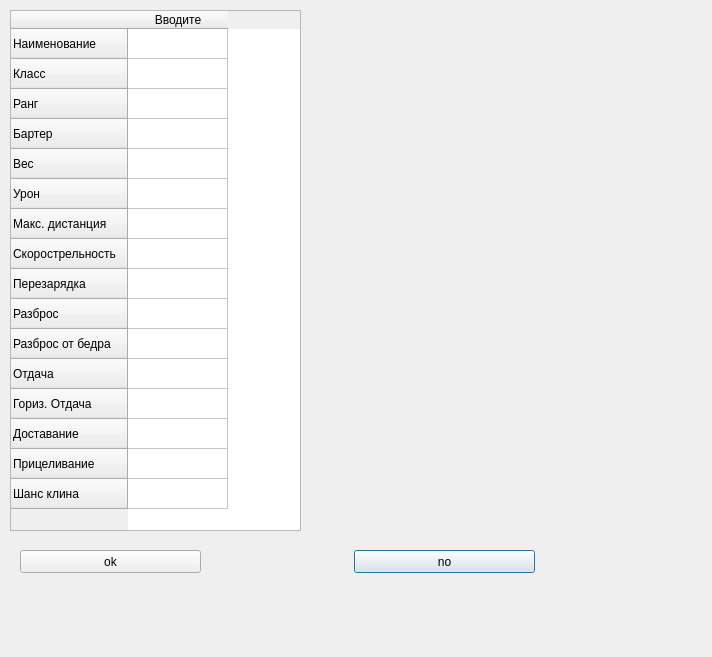
<?xml version="1.0" encoding="UTF-8"?>
<ui version="4.0">
 <class>Dialog</class>
 <widget class="QDialog" name="Dialog">
  <property name="geometry">
   <rect>
    <x>0</x>
    <y>0</y>
    <width>712</width>
    <height>657</height>
   </rect>
  </property>
  <property name="windowTitle">
   <string>Dialog</string>
  </property>
  <widget class="QTableWidget" name="tableWidget">
   <property name="geometry">
    <rect>
     <x>10</x>
     <y>10</y>
     <width>291</width>
     <height>521</height>
    </rect>
   </property>
   <row>
    <property name="text">
     <string>Наименование</string>
    </property>
   </row>
   <row>
    <property name="text">
     <string>Класс</string>
    </property>
   </row>
   <row>
    <property name="text">
     <string>Ранг</string>
    </property>
   </row>
   <row>
    <property name="text">
     <string>Бартер</string>
    </property>
   </row>
   <row>
    <property name="text">
     <string>Вес</string>
    </property>
   </row>
   <row>
    <property name="text">
     <string>Урон</string>
    </property>
   </row>
   <row>
    <property name="text">
     <string>Макс. дистанция</string>
    </property>
   </row>
   <row>
    <property name="text">
     <string>Скорострельность</string>
    </property>
   </row>
   <row>
    <property name="text">
     <string>Перезарядка</string>
    </property>
   </row>
   <row>
    <property name="text">
     <string>Разброс</string>
    </property>
   </row>
   <row>
    <property name="text">
     <string>Разброс от бедра</string>
    </property>
   </row>
   <row>
    <property name="text">
     <string>Отдача</string>
    </property>
   </row>
   <row>
    <property name="text">
     <string>Гориз. Отдача</string>
    </property>
   </row>
   <row>
    <property name="text">
     <string>Доставание</string>
    </property>
   </row>
   <row>
    <property name="text">
     <string>Прицеливание</string>
    </property>
   </row>
   <row>
    <property name="text">
     <string>Шанс клина</string>
    </property>
   </row>
   <column>
    <property name="text">
     <string>Вводите</string>
    </property>
   </column>
  </widget>
  <widget class="QPushButton" name="no">
   <property name="geometry">
    <rect>
     <x>354</x>
     <y>550</y>
     <width>181</width>
     <height>23</height>
    </rect>
   </property>
   <property name="text">
    <string>no</string>
   </property>
  </widget>
  <widget class="QPushButton" name="ok">
   <property name="geometry">
    <rect>
     <x>20</x>
     <y>550</y>
     <width>181</width>
     <height>23</height>
    </rect>
   </property>
   <property name="text">
    <string>ok</string>
   </property>
  </widget>
  <widget class="QLabel" name="errlabel">
   <property name="geometry">
    <rect>
     <x>350</x>
     <y>10</y>
     <width>311</width>
     <height>441</height>
    </rect>
   </property>
   <property name="text">
    <string/>
   </property>
  </widget>
 </widget>
 <resources/>
 <connections/>
</ui>
